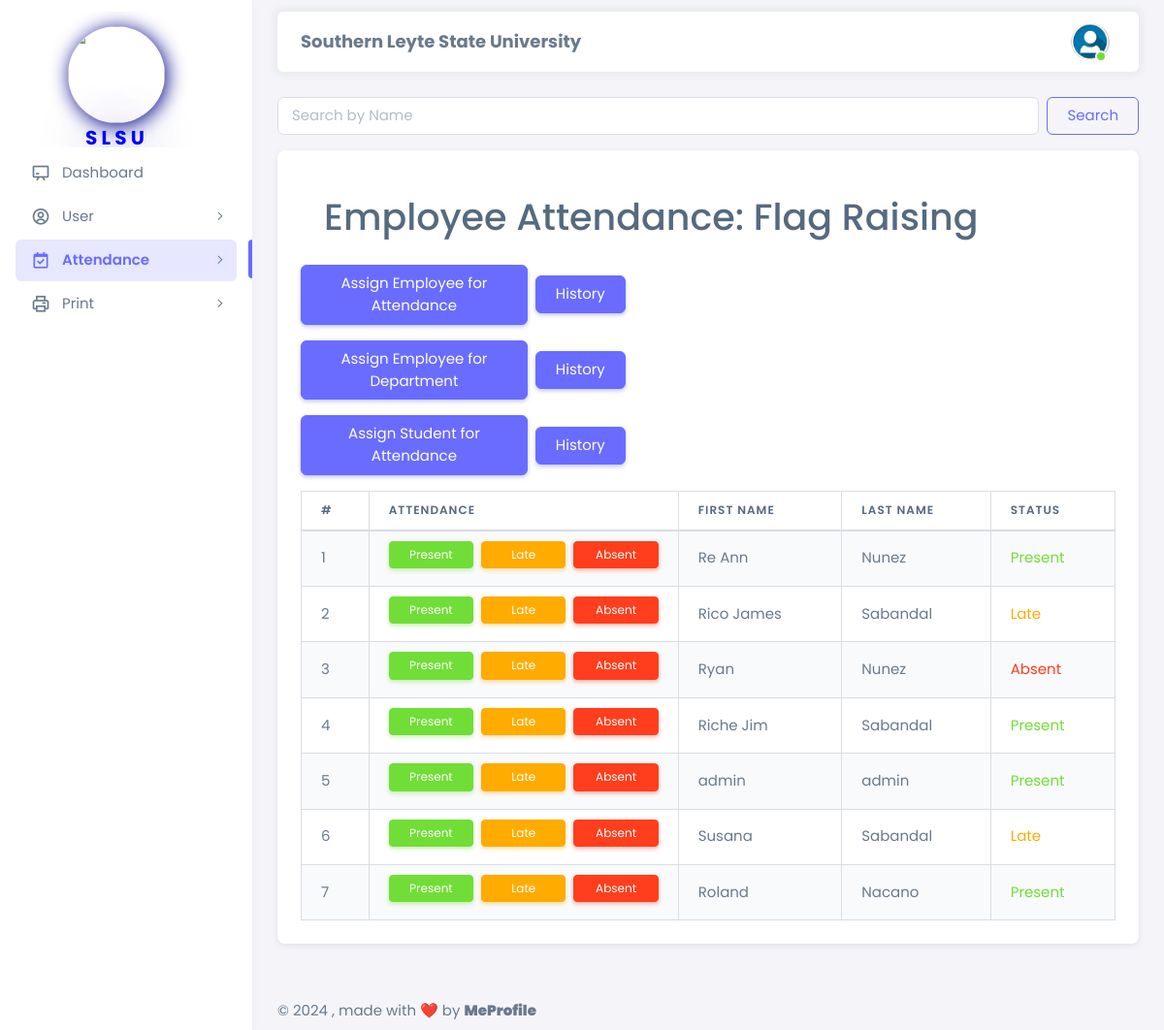
/html/admin/employee_attendance_information_flag.php (signed in), run on the app's committed database.
### tables this page shows
CREATE TABLE `employee_registration` (
  `employee_id` int NOT NULL,
  `first_name` varchar(50) NOT NULL,
  `last_name` varchar(50) NOT NULL,
  `email` varchar(100) NOT NULL,
  `password` varchar(255) NOT NULL,
  `phone_number` varchar(15) DEFAULT NULL,
  `department` varchar(50) DEFAULT NULL,
  `position` varchar(50) DEFAULT NULL,
  `is_admin` tinyint(1) NOT NULL DEFAULT '0',
  `hire_date` date DEFAULT NULL,
  `address` varchar(255) DEFAULT NULL,
  `city` varchar(100) DEFAULT NULL,
  `postal_code` varchar(20) DEFAULT NULL,
  `country` varchar(50) DEFAULT NULL,
  `date_of_birth` date DEFAULT NULL,
  `gender` varchar(10) DEFAULT NULL,
  `emergency_contact_name` varchar(100) DEFAULT NULL,
  `emergency_contact_number` varchar(15) DEFAULT NULL,
  `created_at` timestamp NULL DEFAULT CURRENT_TIMESTAMP,
  `updated_at` timestamp NULL DEFAULT CURRENT_TIMESTAMP ON UPDATE CURRENT_TIMESTAMP,
  `is_assigned` tinyint(1) NOT NULL DEFAULT '0',
  `is_assigned_department` tinyint(1) NOT NULL DEFAULT '0'
);

### html/admin/employee_attendance_information_flag.php (the view, shortened to what this page needs)
<?php
require '../config.php';
$search = '';
if (isset($_GET['search']) && !empty($_GET['search'])) {
    $search = sanitize_input($_GET['search']);
    $sql = "SELECT e.employee_id, e.first_name, e.last_name, COALESCE(f.attendance_status, 'no record') AS attendance_status
            FROM employee_registration e
            LEFT JOIN (
                SELECT employee_id, MAX(attendance_date) AS max_date
                FROM employee_attendance_flag
                WHERE DATE(attendance_date) = CURDATE()
                GROUP BY employee_id
            ) af ON e.employee_id = af.employee_id
            LEFT JOIN employee_attendance_flag f ON af.employee_id = f.employee_id AND af.max_date = f.attendance_date
            WHERE e.first_name LIKE ? OR e.last_name LIKE ?";
    $stmt = $conn->prepare($sql);
    $search_param1 = "%" . $search . "%";
    $search_param2 = "%" . $search . "%";
    $stmt->bind_param("ss", $search_param1, $search_param2);
} else {
    $sql = "SELECT e.employee_id, e.first_name, e.last_name, COALESCE(f.attendance_status, 'no record') AS attendance_status
            FROM employee_registration e
            LEFT JOIN (
                SELECT employee_id, MAX(attendance_date) AS max_date
                FROM employee_attendance_flag
                WHERE DATE(attendance_date) = CURDATE()
                GROUP BY employee_id
            ) af ON e.employee_id = af.employee_id
            LEFT JOIN employee_attendance_flag f ON af.employee_id = f.employee_id AND af.max_date = f.attendance_date";
    $stmt = $conn->prepare($sql);
}
$stmt->execute();
$result = $stmt->get_result();
?>
<!DOCTYPE html>
<html lang="en" class="light-style layout-menu-fixed" dir="ltr" data-theme="theme-default" data-assets-path="../../assets/" data-template="vertical-menu-template-free">
  <head>
    <link rel="stylesheet" href="../../assets/vendor/fonts/boxicons.css" />
    <link rel="stylesheet" href="../../assets/vendor/css/core.css" class="template-customizer-core-css" />
    <link rel="stylesheet" href="../../assets/vendor/css/theme-default.css" class="template-customizer-theme-css" />
    <link rel="stylesheet" href="../../assets/css/demo.css" />
    <link rel="stylesheet" href="../../assets/vendor/libs/perfect-scrollbar/perfect-scrollbar.css" />
    <link rel="stylesheet" href="../../assets/vendor/libs/apex-charts/apex-charts.css" />
    <link rel="stylesheet" href="https://cdnjs.cloudflare.com/ajax/libs/font-awesome/5.15.4/css/all.min.css">
    <link rel="stylesheet" href="https://cdnjs.cloudflare.com/ajax/libs/font-awesome/6.0.0/css/all.min.css">
  </head>
  <body>
    <div class="layout-wrapper layout-content-navbar">
      <div class="layout-container">
        <aside id="layout-menu" class="layout-menu menu-vertical menu bg-menu-theme">
          <div class="app-brand demo" style=" padding: 70px;">
            <div class="logo">
              <img style="border-radius: 500px; box-shadow: 2px 2px 20px #00008b; margin-top: 30px; margin-bottom: 5px;" src="../../assets/img/avatars/logo.png" width="100" height="100" alt="">
              <b><p style="font-size: 20px; color: blue; text-shadow: 2px 2px 50px #00008b; padding-left: 18px;">S L S U</p></b>
          </div>
          </div>
          <ul class="menu-inner py-1">
                    <li class="menu-item">
                      <a href="dashboard.php" class="menu-link">
                        <i class="menu-icon tf-icons bx bx-chalkboard"></i>
                        <div data-i18n="Analytics">Dashboard</div>
                      </a>
                    </li>
                    <li class="menu-item">
                        <a href="javascript:void(0);" class="menu-link menu-toggle">
                            <i class="menu-icon tf-icons bx bx-user-circle"></i>
                            <div data-i18n="Layouts">User</div>
                        </a>
                    </li>
                    <li class="menu-item active">
                        <a href="javascript:void(0);" class="menu-link menu-toggle">
                            <i class="menu-icon tf-icons bx bx-calendar-check"></i>
                            <div data-i18n="Analytics">Attendance</div>
                        </a>
                    </li>
                    <li class="menu-item">
                      <a href="javascript:void(0);" class="menu-link menu-toggle">
                        <i class="menu-icon tf-icons bx bx-printer"></i>
                        <div data-i18n="Analytics">Print</div>
                      </a>
                    </li>
        </aside>
        <div class="layout-page">
          <nav
            class="layout-navbar container-xxl navbar navbar-expand-xl navbar-detached align-items-center bg-navbar-theme"
            id="layout-navbar"
          >
            <div class="navbar-nav-right d-flex align-items-center" id="navbar-collapse">
              <center>
                <p style="font-size: 18px; padding-top: 15px;"><b>Southern Leyte State University</b></p>
              </center>
              <ul class="navbar-nav flex-row align-items-center ms-auto">
                <li class="nav-item navbar-dropdown dropdown-user dropdown">
                  <a class="nav-link dropdown-toggle hide-arrow" href="javascript:void(0);" data-bs-toggle="dropdown">
                    <div class="avatar avatar-online">
                      <img src="../../assets/img/avatars/user.png" alts class="w-px-40 h-auto rounded-circle" />
                    </div>
                  </a>
                </li>
              </ul>
            </div>
          </nav>
          <div class="content-wrapper">
          <div class="container-xxl flex-grow-1 container-p-y">
              <div class="row mb-3">
                <div class="col-lg-12">
                  <form class="d-flex" method="GET" action="<?php echo htmlspecialchars($_SERVER["PHP_SELF"]); ?>">
                    <input class="form-control me-2" type="search" placeholder="Search by Name" aria-label="Search" name="search" value="<?php echo htmlspecialchars($search); ?>">
                    <button class="btn btn-outline-primary" type="submit">Search</button>
                  </form>
                </div>
              </div>
              <div class="row">
                <div class="col-lg-12 mb-4">
                  <div class="card">
                    <div class="card-body">
                      <div class="card-body d-flex justify-content-between align-items-center mb-1">
                        <h1 class="mb-0">
                          <?php
                          $today = date('N');
                          $flagType = ($today == 5) ? 'Flag Retreat' : 'Flag Raising';
                          echo "Employee Attendance: $flagType";
                          ?>
                        </h1>
                      </div>
                      <div class="col">
                        <div class="row justify-content-start align-items-start">
                          <div class="col-lg-5 mb-3 text-start">
                            <div class="d-flex align-items-center mb-3 justify-content-between">
                                <a href="assign_employee.php" class="btn btn-primary flex-grow-1 me-2">Assign Employee for Attendance</a>
                                <a href="attendance_flag_history.php" class="btn btn-primary">History</a>
                            </div>
                            <div class="d-flex align-items-center mb-3 justify-content-between">
                                <a href="assign_employee_department.php" class="btn btn-primary flex-grow-1 me-2">Assign Employee for Department</a>
                                <a href="attendance_flag_history_department.php" class="btn btn-primary">History</a>
                            </div>
                            <div class="d-flex align-items-center justify-content-between">
                                <a href="assign_student.php" class="btn btn-primary flex-grow-1 me-2">Assign Student for Attendance</a>
                                <a href="attendance_flag_history_student.php" class="btn btn-primary">History</a>
                            </div>
                        </div>
                      </div>
                      <div class="table-responsive">
                        <table class="table table-bordered table-striped">
                          <thead>
                            <tr>
                              <th>#</th>
                              <th>Attendance</th>
                              <th>First Name</th>
                              <th>Last Name</th>
                              <th>Status</th>
                            </tr>
                          </thead>
                          <tbody id="employeeTableBody">
                            <?php
                            $index = 0;
                            while ($row = $result->fetch_assoc()) :
                              $index++;
                            ?>
                              <tr id="employee_<?php echo $row['employee_id']; ?>">
                                <td><?php echo $index; ?></td>
                                <td>
                                  <form id="attendanceForm_<?php echo $row['employee_id']; ?>" class="attendance-form">
                                    <div class="row g-2">
                                      <div class="col mb-1">
                                        <button type="button" class="btn btn-success btn-sm mark-attendance w-100 mb-0.5" data-status="present">
                                          <span class="d-none d-sm-inline">Present</span>
                                        </button>
                                      </div>
                                      <div class="col mb-1">
                                        <button type="button" class="btn btn-warning btn-sm mark-attendance w-100 mb-0.5" data-status="late">
                                          <span class="d-none d-sm-inline">Late</span>
                                        </button>
                                      </div>
                                      <div class="col mb-1">
                                        <button type="button" class="btn btn-danger btn-sm mark-attendance w-100 mb-1" data-status="absent">
                                          <span class="d-none d-sm-inline">Absent</span>
                                        </button>
                                      </div>
                                    </div>
                                  </form>
                                </td>
                                <td><?php echo htmlspecialchars($row['first_name']); ?></td>
                                <td><?php echo htmlspecialchars($row['last_name']); ?></td>
                                <td>
                                  <?php
                                  $status = htmlspecialchars($row['attendance_status']);
                                  $statusClass = '';
                                  switch ($status) {
                                    case 'present':
                                      $statusClass = 'text-success';
                                      break;
                                    case 'late':
                                      $statusClass = 'text-warning';
                                      break;
                                    case 'absent':
                                      $statusClass = 'text-danger';
                                      break;
                                  }
                                  ?>
                                  <span class="<?php echo $statusClass; ?>" id="status_<?php echo $row['employee_id']; ?>">
                                    <?php echo ucfirst($status); ?>
                                  </span>
                                </td>
                              </tr>
                            <?php endwhile; ?>
                          </tbody>
                        </table>
                      </div>
                    </div>
                  </div>
                </div>
              </div>
            </div>
          </div>
              <footer class="content-footer footer bg-footer-theme">
              <div class="container-xxl d-flex flex-wrap justify-content-between py-2 flex-md-row flex-column">
                <div class="mb-2 mb-md-0">
                  ©
                  , made with ❤️ by
                  <a href="https://www.facebook.com/james.jeager.3" target="_blank" class="footer-link fw-bolder">MeProfile</a>
                </div>
              </div>
            </footer>
            </div>
          </div>
        </div>
      </div>
  </body>
</html>

### assets/css/demo.css (style rules this page uses)
.menu .app-brand.demo { height: 64px; margin-top: 12px; }

### html/admin/employee_attendance_information_flag.php (style rules this page uses)
body, .navbar, .card, .btn, .form-control, .dropdown-menu, .avatar, .dropdown-item, .navbar-dropdown, .nav-link, .menu-item, .menu-link, .menu-sub, .status-icon { font-family: 'Poppins', sans-serif; }

### data on the page
employee_registration: first_name "Re Ann", last_name "Nunez", status "Present"
employee_registration: first_name "Rico James", last_name "Sabandal", status "Late"
employee_registration: first_name "Ryan", last_name "Nunez", status "Absent"
employee_registration: first_name "Riche Jim", last_name "Sabandal", status "Present"
employee_registration: first_name "admin", last_name "admin", status "Present"
employee_registration: first_name "Susana", last_name "Sabandal", status "Late"
employee_registration: first_name "Roland", last_name "Nacano", status "Present"
